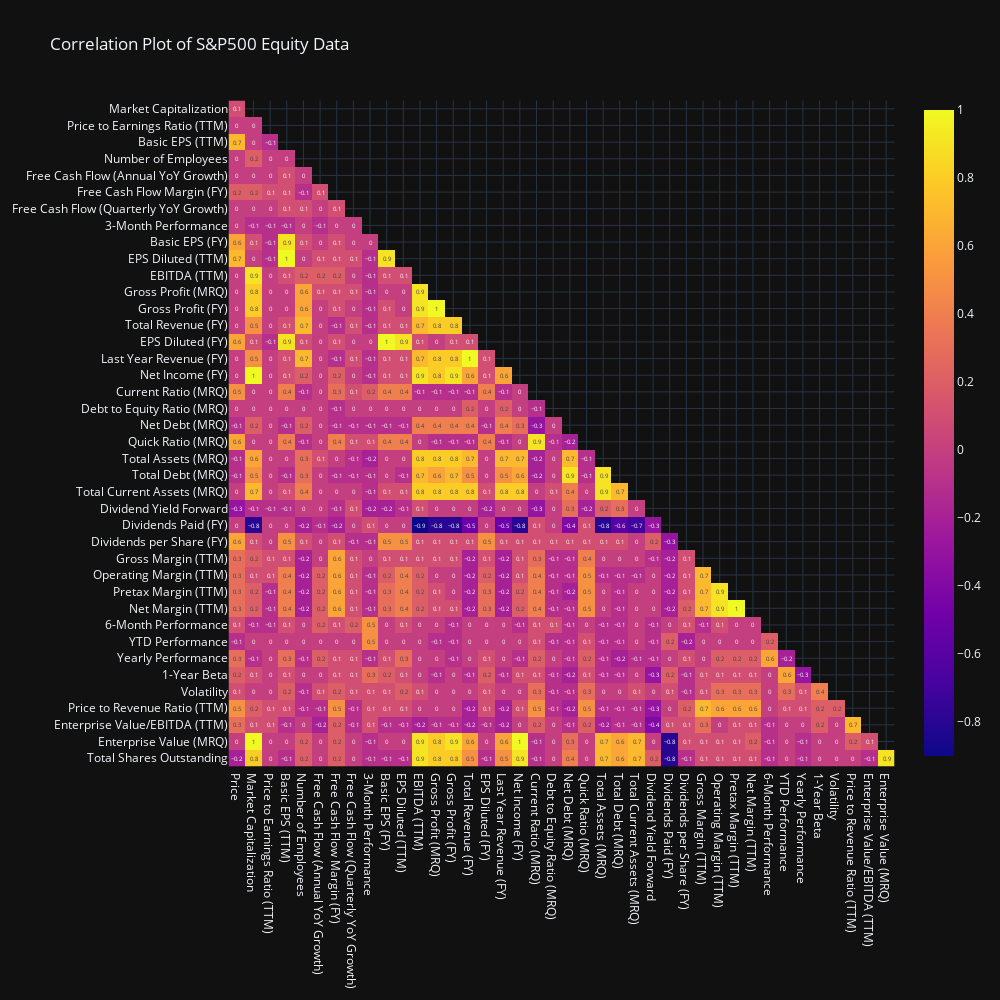

The notebook cell this image was saved under:
### Markdown cell above
# Analysis Zone
## Note: to view the interactive graphs plotted, run this analysis notebook in a Jupyter Notebook environment

### Code cell
#viz.correlation_plot(mega_df, 'S&P 500 Equity Data')
fig = viz.heatmap_plot(mega_df, 'Correlation Plot of S&P500 Equity Data', number_of_companies=500, correlation_plot=True)

config_2 = {
  'toImageButtonOptions': {
    'format': 'png',
    'filename': 'custom_image',
    'height': 2000,
    'width': 2500,
  }
}

fig.show(config=config_2)

### Figure 1 — Plotly figure (JSON) as saved in the notebook; plotly's stock layout.template omitted (floating-point values rounded to 4 significant figures; data arrays with more than 128 entries replaced by an {"elided": "..."} marker saying what was removed)
{"data": [{"coloraxis": "coloraxis", "hovertemplate": "x: %{x}<br>y: %{y}<br>color: %{z}<extra></extra>", "name": "0", "texttemplate": "%{z}", "type": "heatmap", "x": ["Price", "Market Capitalization", "Price to Earnings Ratio (TTM)", "Basic EPS (TTM)", "Number of Employees", "Free Cash Flow (Annual YoY Growth)", "Free Cash Flow Margin (FY)", "Free Cash Flow (Quarterly YoY Growth)", "3-Month Performance", "Basic EPS (FY)", "EPS Diluted (TTM)", "EBITDA (TTM)", "Gross Profit (MRQ)", "Gross Profit (FY)", "Total Revenue (FY)", "EPS Diluted (FY)", "Last Year Revenue (FY)", "Net Income (FY)", "Current Ratio (MRQ)", "Debt to Equity Ratio (MRQ)", "Net Debt (MRQ)", "Quick Ratio (MRQ)", "Total Assets (MRQ)", "Total Debt (MRQ)", "Total Current Assets (MRQ)", "Dividend Yield Forward", "Dividends Paid (FY)", "Dividends per Share (FY)", "Gross Margin (TTM)", "Operating Margin (TTM)", "Pretax Margin (TTM)", "Net Margin (TTM)", "6-Month Performance", "YTD Performance", "Yearly Performance", "1-Year Beta", "Volatility", "Price to Revenue Ratio (TTM)", "Enterprise Value/EBITDA (TTM)", "Enterprise Value (MRQ)"], "xaxis": "x", "y": ["Market Capitalization", "Price to Earnings Ratio (TTM)", "Basic EPS (TTM)", "Number of Employees", "Free Cash Flow (Annual YoY Growth)", "Free Cash Flow Margin (FY)", "Free Cash Flow (Quarterly YoY Growth)", "3-Month Performance", "Basic EPS (FY)", "EPS Diluted (TTM)", "EBITDA (TTM)", "Gross Profit (MRQ)", "Gross Profit (FY)", "Total Revenue (FY)", "EPS Diluted (FY)", "Last Year Revenue (FY)", "Net Income (FY)", "Current Ratio (MRQ)", "Debt to Equity Ratio (MRQ)", "Net Debt (MRQ)", "Quick Ratio (MRQ)", "Total Assets (MRQ)", "Total Debt (MRQ)", "Total Current Assets (MRQ)", "Dividend Yield Forward", "Dividends Paid (FY)", "Dividends per Share (FY)", "Gross Margin (TTM)", "Operating Margin (TTM)", "Pretax Margin (TTM)", "Net Margin (TTM)", "6-Month Performance", "YTD Performance", "Yearly Performance", "1-Year Beta", "Volatility", "Price to Revenue Ratio (TTM)", "Enterprise Value/EBITDA (TTM)", "Enterprise Value (MRQ)", "Total Shares Outstanding"], "yaxis": "y", "z": {"elided": "40x40 float values"}}], "layout": {"coloraxis": {"colorscale": [[0, "#0d0887"], [0.1111, "#46039f"], [0.2222, "#7201a8"], [0.3333, "#9c179e"], [0.4444, "#bd3786"], [0.5556, "#d8576b"], [0.6667, "#ed7953"], [0.7778, "#fb9f3a"], [0.8889, "#fdca26"], [1, "#f0f921"]]}, "height": 1000, "title": {"text": "Correlation Plot of S&P500 Equity Data"}, "width": 1000, "xaxis": {"anchor": "y", "constrain": "domain", "domain": [0, 1], "scaleanchor": "y"}, "yaxis": {"anchor": "x", "autorange": "reversed", "constrain": "domain", "domain": [0, 1]}}}
